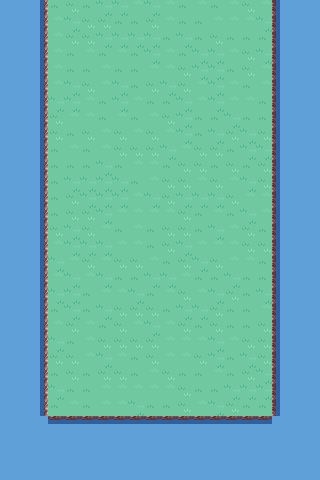

Tiled map render using the project's own tile images. Description and the whole map definition, tile-layer contents included, below:
An orthogonal 20x30 tile map with 16x16 px tiles, 1 tile layer (Tile Layer 1), 2 tilesets.

<map version="1.2" tiledversion="1.2.4" orientation="orthogonal" renderorder="right-down" width="20" height="30" tilewidth="16" tileheight="16" infinite="0" nextlayerid="3" nextobjectid="1">
 <tileset firstgid="1" source="GrassTiles.tsx" />
 <tileset firstgid="10" source="WaterTiles.tsx" />
 <layer id="2" name="Tile Layer 1" width="20" height="30">
  <data encoding="csv">
14,14,15,5,1,5,4,4,7,4,7,5,7,5,7,1,7,13,14,14,
14,14,15,7,4,1,1,5,5,1,7,5,5,7,7,7,4,13,14,14,
14,14,15,7,1,1,4,4,4,4,5,4,5,1,5,5,5,13,14,14,
14,14,15,7,5,7,5,7,5,4,7,5,4,4,7,1,4,13,14,14,
14,14,15,7,5,5,7,5,5,7,7,1,4,4,5,1,7,13,14,14,
14,14,15,7,4,1,7,4,5,1,4,1,7,4,7,5,7,13,14,14,
14,14,15,4,4,7,5,4,7,5,5,4,7,4,7,7,5,13,14,14,
14,14,15,1,7,7,5,7,5,7,1,4,5,5,4,5,5,13,14,14,
14,14,15,1,5,1,7,1,7,1,7,4,5,4,1,4,1,13,14,14,
14,14,15,5,7,5,7,1,1,1,4,7,1,1,5,4,4,13,14,14,
14,14,15,5,5,5,4,5,7,7,5,1,1,5,1,5,1,13,14,14,
14,14,15,5,4,4,4,4,5,7,1,1,7,1,7,4,1,13,14,14,
14,14,15,5,1,4,4,4,7,4,1,4,4,4,1,7,7,13,14,14,
14,14,15,5,1,1,4,7,7,7,7,1,5,7,5,4,7,13,14,14,
14,14,15,1,4,1,7,5,7,5,1,1,5,4,7,1,5,13,14,14,
14,14,15,7,4,4,4,7,7,5,1,4,7,7,7,1,1,13,14,14,
14,14,15,4,7,1,7,1,1,7,5,1,4,1,7,7,5,13,14,14,
14,14,15,7,4,7,4,5,5,4,4,7,5,5,4,5,5,13,14,14,
14,14,15,4,4,5,7,7,4,5,7,1,7,4,1,5,4,13,14,14,
14,14,15,5,4,5,4,1,1,1,5,4,4,1,5,5,7,13,14,14,
14,14,15,7,1,7,5,1,7,4,7,1,5,1,5,5,1,13,14,14,
14,14,15,4,5,7,1,1,1,1,7,7,7,4,7,1,1,13,14,14,
14,14,15,1,1,7,4,7,5,1,7,7,1,4,5,4,1,13,14,14,
14,14,15,5,1,5,1,1,5,7,1,5,5,7,5,1,4,13,14,14,
14,14,15,4,5,5,7,7,7,7,7,1,5,5,4,4,4,13,14,14,
14,14,15,5,7,5,7,7,4,5,5,1,7,4,1,5,5,13,14,14,
14,14,14,11,11,11,11,11,11,11,11,11,11,11,11,11,11,14,14,14,
14,14,14,14,14,14,14,14,14,14,14,14,14,14,14,14,14,14,14,14,
14,14,14,14,14,14,14,14,14,14,14,14,14,14,14,14,14,14,14,14,
14,14,14,14,14,14,14,14,14,14,14,14,14,14,14,14,14,14,14,14
</data>
 </layer>
</map>